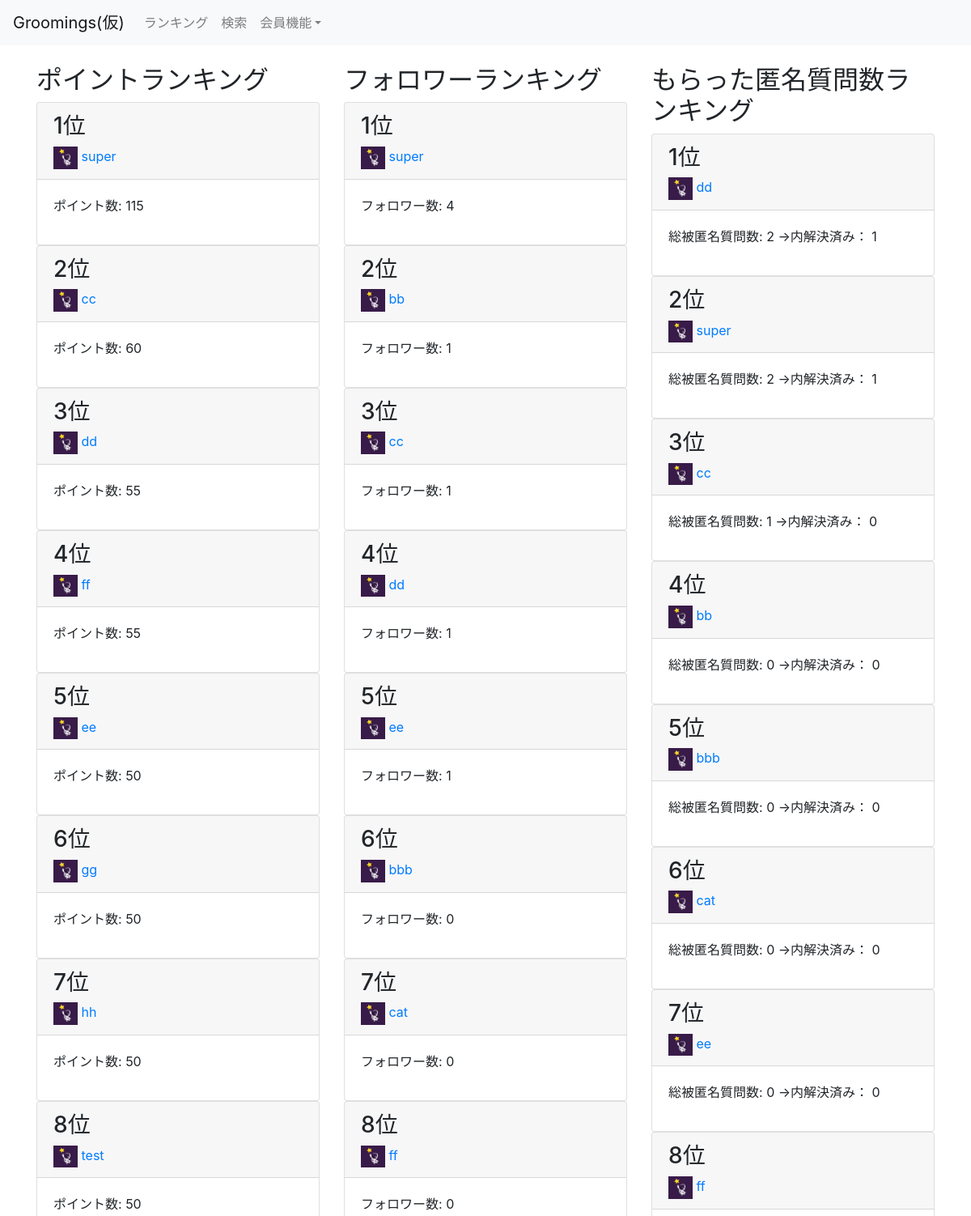
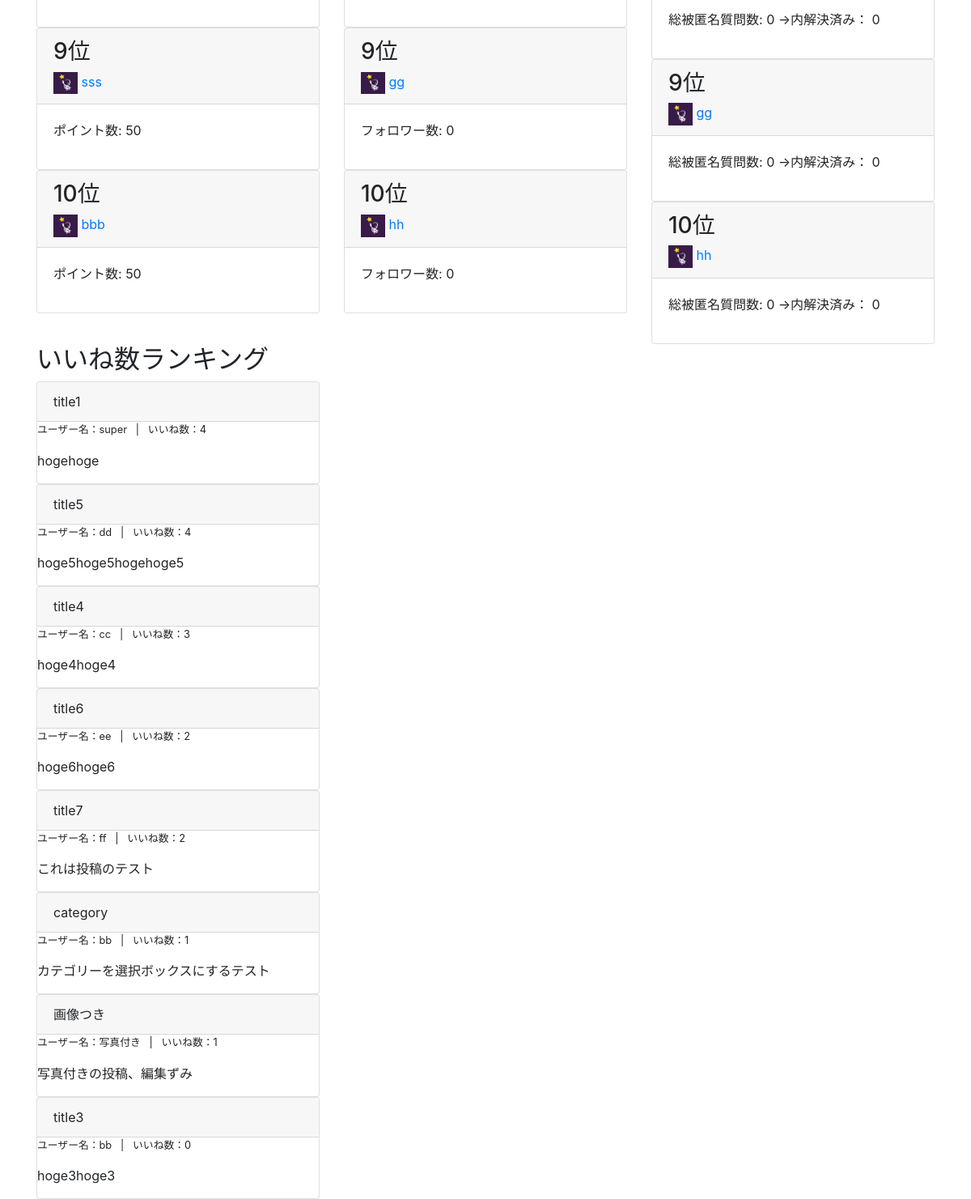
/ranking/, run on an earlier commit of the app's database (2 pictures, top to bottom).
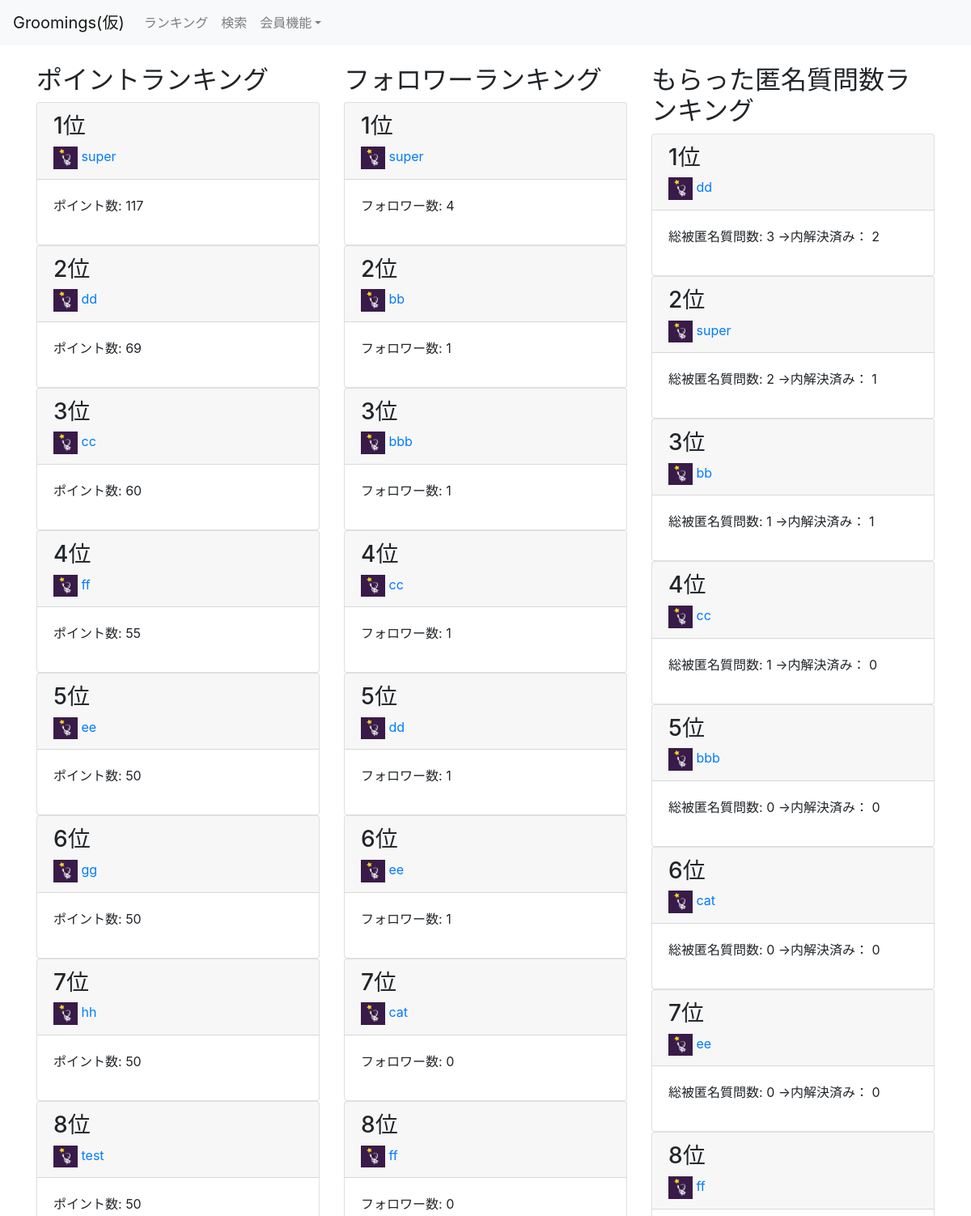
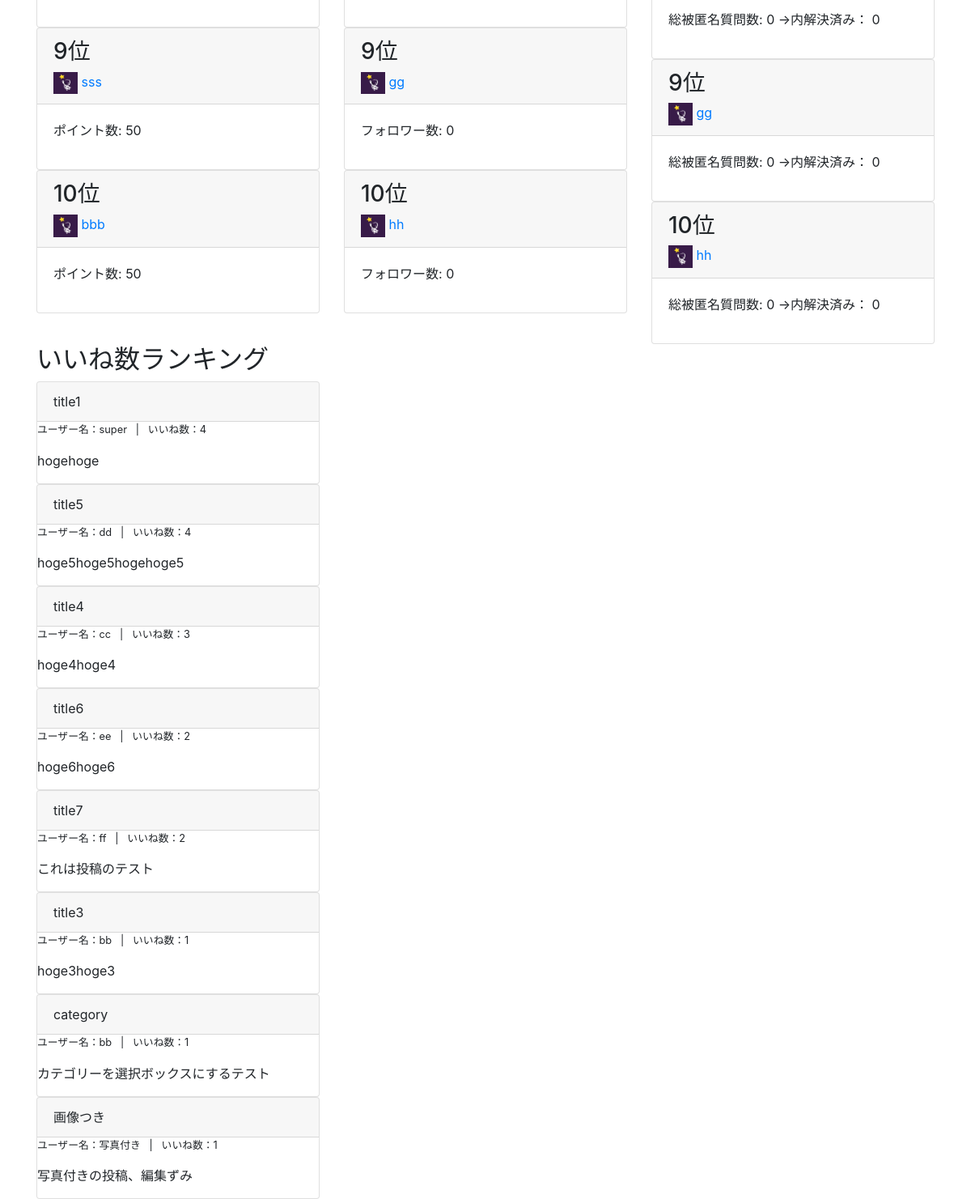
And on a later commit of the database (2 pictures, top to bottom).
### groomings/models.py (models this page shows, shortened)
class User(AbstractBaseUser, PermissionsMixin):
    username = models.CharField(max_length=150)
    email = models.EmailField(max_length=255, unique=True)
    image = models.FileField(upload_to='user_image/', null=True, blank=True)
    point = models.IntegerField(default=50, validators=[MinValueValidator(0)])
    follow = models.ManyToManyField(
        'self', blank=True, symmetrical=False, related_name="follower"
    )
    is_active = models.BooleanField(default=True)
    is_staff = models.BooleanField(default=False) # 管理画面にログインできるかどうか
    USERNAME_FIELD = 'email' # このテーブルのレコードを一意に識別
    REQUIRED_FIELDS = ['username'] # スーパーユーザー作成時に入力する(emailとパスワードは必須だからそれ以外で)
    objects = UserManager()
    class Meta:
        db_table = 'user'

class Date(models.Model):
    created_at = models.DateTimeField(default=now)
    class Meta:
        abstract = True

class Post(Date):
    title = models.CharField(max_length=30)
    image1 = models.FileField(upload_to='post_image/', null=True, blank=True)
    image2 = models.FileField(upload_to='post_image/', null=True, blank=True)
    image3 = models.FileField(upload_to='post_image/', null=True, blank=True)
    text = models.TextField()
    user = models.ForeignKey(
        'User', on_delete=models.CASCADE, related_name="user_post"
    )
    favorite = models.ManyToManyField(User, related_name="user_favo_post")
    category = models.CharField(max_length=15, default='カテゴリーなし')
    class Meta:
        db_table = 'post'

### groomings/views.py (the view)
# urls.py: path(r'ranking/', views.ranking, name='ranking'), # ランキング用のページ
def ranking(request):
    points = User.objects.order_by('-point')[:10]
    follower = User.objects.annotate(num_follower=Count('follower')).order_by('-num_follower')[:10]
    num_que = User.objects.annotate(num_que=Count('user_receive_question')).order_by('-num_que')[:10]
    post_orderby_favo = Post.objects.annotate(num_favo=Count('favorite')).order_by('-num_favo')[:10]
    return render(request, 'groomings/ranking.html',context={"points": points, "followers": follower, "num_que": num_que, "goods": post_orderby_favo}) # , 'id': user_id})

### groomings/templatetags/tag_event.py (called while the page is built)
@register.filter(name="count_favo")
def count_favo(post):
    return post.favorite.all().count()

@register.filter(name="count_nonactive")
def count_nonactive(user):
    return user.user_receive_question.filter(is_active=False).count()

### groomings/templates/groomings/ranking.html (shortened to what this page needs)
{% extends "groomings/base.html" %}
{% load tag_event %}
{% block content %}
  <div class="row">
    <div class="col-md-4">
      <h2>ポイントランキング</h2>
      {% for userrank in points %}
       <div class="card">
          <div class="card-header">
            <h3>{{ forloop.counter }}位</h3>
            {% if userrank.image %}
              <img src="{{ userrank.image.url }}" alt="" width="30px">
            {% else %}
              <img src="/media/static/default.png" alt="" width="30px">
            {% endif %}
            <a href="{% url 'groomings:user' userrank.id  %}">{{ userrank.username }}</a>
          </div>
          <div class="card-body">
            <p>ポイント数: {{ userrank.point }}</p>
          </div>
        </div>
      {% endfor %}
    </div>
    <div class="col-md-4">
      <h2>フォロワーランキング</h2>
      {% for follower in followers %}
        <div class="card">
          <div class="card-header">
            <h3>{{ forloop.counter }}位</h3>
            {% if follower.image %}
              <img src="{{ follower.image.url }}" alt="" width="30px">
            {% else %}
              <img src="/media/static/default.png" alt="" width="30px">
            {% endif %}
            <a href="{% url 'groomings:user' follower.id  %}">{{ follower.username }}</a>
          </div>
          <div class="card-body">
            <p>フォロワー数: {{ follower.follower.count }}</p>
          </div>
        </div>
      {% endfor %}
    </div>
    <div class="col-md-4">
      <h2>もらった匿名質問数ランキング</h2>
      {% for que in num_que %}
        <div class="card">
          <div class="card-header">
            <h3>{{ forloop.counter }}位</h3>
            {% if que.image %}
              <img src="{{ que.image.url }}" alt="" width="30px">
            {% else %}
              <img src="/media/static/default.png" alt="" width="30px">
            {% endif %}
            <a href="{% url 'groomings:user' que.id  %}">{{ que.username }}</a>
          </div>
          <div class="card-body">
            <p>総被匿名質問数: {{ que.user_receive_question.count }} →内解決済み： {{ que | count_nonactive }}</p>
          </div>
        </div>
      {% endfor %}
    </div>
    <div class="col-md-4">
      <h2>いいね数ランキング</h2>
      {% for point in goods %}
        <div class="point card">
          <div class="card-header">
            {{ point.title }}
          </div>
          <div class="body">
            <p class="small">ユーザー名：{{ point.user.username }} &nbsp; | &nbsp; いいね数：{{ point | count_favo }}</p>
            <p>{{ point.text }}</p>
          </div>
        </div>
      {% endfor %}
    </div>
</div>
{% endblock %}

### groomings/templates/groomings/base.html (shortened to what this page needs)
{% load static %}<!DOCTYPE html>
<html lang="ja">
    <head>
        <link rel="stylesheet" type="text/css" href="{% static 'base.css' %}">
        <link rel="stylesheet" href="https://stackpath.bootstrapcdn.com/bootstrap/4.5.0/css/bootstrap.min.css">
    </head>
    <body>
        <header class="mb-4">
            <nav class="navbar navbar-expand-sm navbar-light bg-light">
                <a href="{% url 'groomings:top' %}" class="navbar-brand">Groomings(仮)</a>
                <div class="collapse navbar-collapse" id="nav-bar">
                    <ul class="navbar-nav">
                        <li class="nav-item"><a href="{% url 'groomings:ranking' %}" class="nav-link">ランキング</a></li>
                        <li class="nav-item"><a href="{% url 'groomings:search' %}" class="nav-link">検索</a></li>
                        <li class="nav-item dropdown">
                            {% if request.user.is_authenticated %}
                            <a href="#" class="nav-link dropdown-toggle" data-toggle="dropdown">{{ request.user.username }}</a>
                            <div class="dropdown-menu">
                                <a class="dropdown-item" href="{% url 'groomings:user' request.user.id %}">マイページ</a>
                                <a class="dropdown-item" href="{% url 'groomings:create_post' %}">投稿する</a>
                                <a class="dropdown-item" href="{% url 'groomings:edit_user' %}">ユーザー情報変更</a>
                                <a class="dropdown-item" href="{% url 'groomings:change_password' %}">パスワード変更</a>
                                <a class="dropdown-item" href="{% url 'groomings:logout' %}">ログアウト</a>
                            </div>
                            {% else %}
                            <a href="#" class="nav-link dropdown-toggle" data-toggle="dropdown">会員機能</a>
                            {% endif %}
                        </li>
                    </ul>
                </div>
            </nav>
        </header>
        <div class="container">
            {% block content %}{% endblock %}
        </div>
    </body>
</html>

What changed in the data, as far as the page shows it:
changed User "super": point "115" → "117"
changed User "dd": point "55" → "69"; user_receive_question.count "2" → "3"; id "1" → "2"; moves up the list
shown differently, row unchanged: User "bbb": follower.count "0" → "1"; moves up the list
changed User "bb": user_receive_question.count "0" → "1"; id "0" → "1"; moves up the list
shown differently, row unchanged: Post "title3": id "0" → "1"; moves up the list
